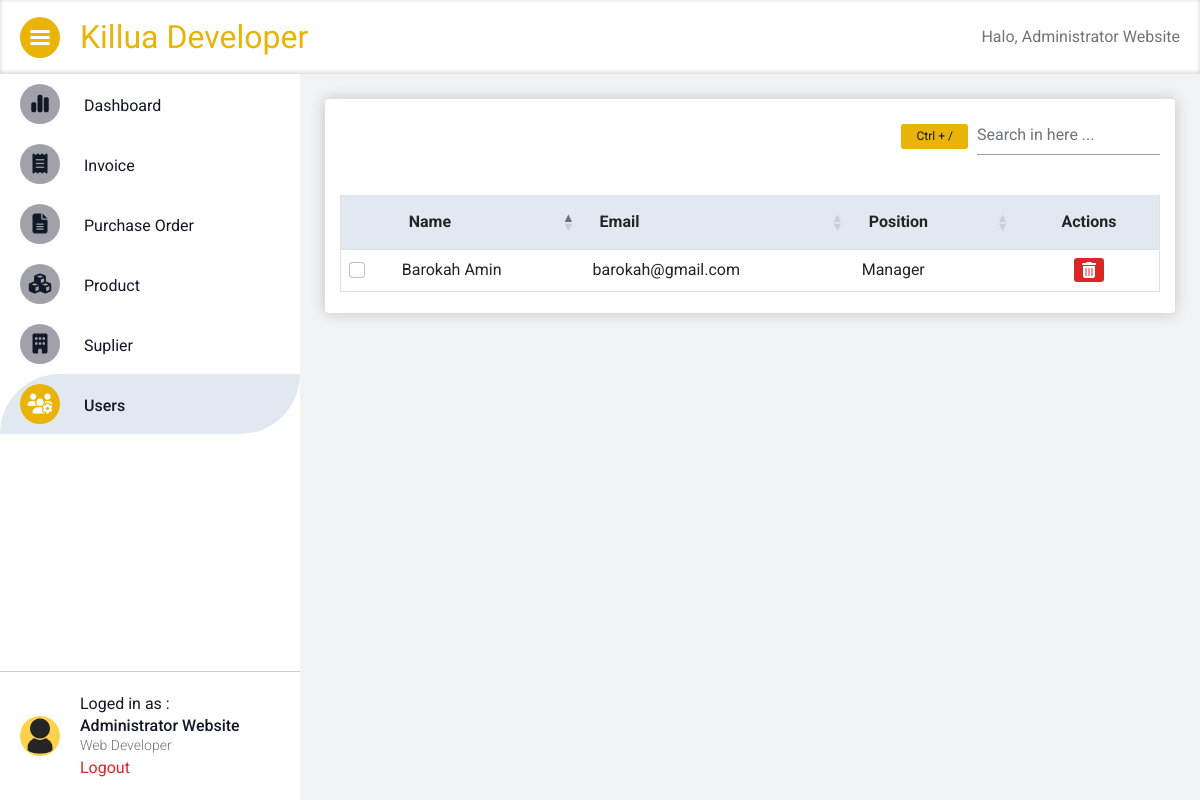
The page /user/accessibility (signed in) on the database its author committed.
### UserApp/models.py (models this page shows, shortened)
class BioUser(models.Model):
    custom_id = models.CharField(max_length=25, unique=True)
    image_profile = models.ImageField(upload_to='profile/', null=True, blank=True)
    birth_date = models.DateField()
    birth_place = models.CharField(max_length=255)
    id_number = models.CharField(max_length=255)
    gender = models.CharField(max_length=2)
    address = models.CharField(max_length=255, null=True, blank=True)
    religion = models.CharField(max_length=255, null=True, blank=True)
    position = models.CharField(max_length=255)
    user = models.ForeignKey(User, on_delete=models.CASCADE)
    def get_position(self):
        return self.position

### UserApp/views.py (the view)
# urls.py: path('accessibility', views.manage_user, name='accessibility'),
@login_required(redirect_field_name='')
@user_passes_test(checkAdmin, redirect_field_name='')
def manage_user(request):
    user_list = BioUser.objects.all()
    table_header = {
        'display_only': ['Name'],
        'not_display_only': ['Email', 'Position'],
    }
    nav_active = {
        'users': 'active',
    }
    biouser = BioUser.objects.get(user=request.user)
    context = {
        'title': 'List User',
        'menu_active': nav_active,
        'user_list': user_list,
        'table_header': table_header,
        'biouser': biouser,
    }
    return render(request, 'datatable/all_user.html', context)

### WarehouseApp/app_func.py (called while the page is built)
def checkAdmin(user):
    if user.is_superuser:
        return True
    else:
        return False

### templates/datatable/all_user.html (shortened to what this page needs)
{% extends 'base.html' %}
{% load static %}
{% block css %}
<link rel="stylesheet" href="https://cdn.datatables.net/1.11.5/css/dataTables.bootstrap5.min.css" type="text/css" />
{% endblock %}
{% block navigation %}
{% include 'navigation.html' %}
{% endblock %}
{% block content %}
<section id="main_section" class="main-section">
    <div class="content-wrapper">
        <table id="example" class="table" style="width:100%">
            <thead>
                <tr>
                    <th class="display-only"></th>
                    {% for head in table_header.display_only %}
                    <th class="display-only">{{ head }}</th>
                    {% endfor %}
                    {% for head in table_header.not_display_only %}
                    <th>{{ head }}</th>
                    {% endfor %}
                    <th class="display-only text-center">Actions</th>
                </tr>
            </thead>
            <tbody>
                {% for content in user_list %}
                {% if not content.user.is_superuser %}
                <tr>
                    <td class="display-only">
                        <input class="table-check form-check-input" type="checkbox" value="{{ content.user.id }}">
                    </td>
                    <td class="display-only table-name">{{ content.user.get_full_name }}</td>
                    <td>{{ content.user.email }}</td>
                    <td>{{ content.position }}</td>
                    <td class="display-only text-center">
                        <a class="btn-action"
                            href="javascript:deleteDataOne('{{ content.user.id }}', '{{ content.user.get_full_name }}')"
                            title="delete">
                            <i class="btn-danger fa-solid fa-trash-can"></i>
                        </a>
                    </td>
                </tr>
                {% endif %}
                {% endfor %}
            </tbody>
        </table>
    </div>
</section>
{% endblock %}

### templates/navigation.html
{% load static %}
<nav class="navbar navbar-light bg-white sticky-top ">
    <div style="padding: 0 20px;" class="d-flex justify-content-between align-items-center w-100">
        <div class="d-flex align-items-center">
            <div class="toggle-nav active" id="toggle_nav">
                <span></span>
                <span></span>
                <span></span>
            </div>
            <a class="navbar-brand" href="{% url 'index' %}">Killua Developer</a>
        </div>
        <span class="navbar-text">
            Halo, {{ user.get_full_name }}
        </span>
    </div>
</nav>
<div id="menu_wrapper" class="menu-wrapper">
    <ul class="menu-list">
        <li class="menu-item {{ menu_active.dashboard }}">
            <a href="{% url 'index' %}" class="menu-link">
                <i class="icon fa-solid fa-chart-simple"></i>
                <span>Dashboard</span>
            </a>
        </li>
        <li class="menu-item {{ menu_active.invoice }}">
            <a href="{% url 'productapp:all-doc' %}?doc_type=inv" class="menu-link">
                <i class="fa-solid fa-receipt"></i>
                <span>Invoice</span>
            </a>
        </li>
        <li class="menu-item {{ menu_active.purchase_order }}">
            <a href="{% url 'productapp:all-doc' %}?doc_type=po" class="menu-link">
                <i class="fa-solid fa-file-lines"></i>
                <span>Purchase Order</span>
            </a>
        </li>
        <li class="menu-item {{ menu_active.products }}">
            <a href="{% url 'productapp:all-product' %}" class="menu-link">
                <i class="fa-solid fa-cubes"></i>
                <span>Product</span>
            </a>
        </li>
        <li class="menu-item {{ menu_active.suplier }}">
            <a href="{% url 'productapp:all-suplier' %}" class="menu-link">
                <i class="fa-solid fa-building"></i>
                <span>Suplier</span>
            </a>
        </li>
        {% if user.is_superuser %}
        <li class="menu-item {{ menu_active.users }}">
            <a href="{% url 'userapp:accessibility' %}" class="menu-link">
                <i class="fa-solid fa-users-gear"></i>
                <span>Users</span>
            </a>
        </li>
        {% endif %}
    </ul>
    <div class="login-menu">
        {% if biouser.image_profile %}
        <img class="image-user" src="{{ biouser.get_image_profile_url }}" alt="Your Profile">
        {% else %}
        <img class="image-user" src="{% static 'img/blank_profile.png' %}" alt="Your Profile">
        {% endif %}
        <div class="desc-login">
            <span style="margin-bottom: 10px;">Loged in as :</span>
            <a href="{% url 'userapp:user-profile' %}" class="link-profile">{{ user.get_full_name }}</a>
            <span class="text-secondary text-position">
                {{ biouser.get_position }}
            </span>
            <a class="link-logout d-block" href="{% url 'userapp:logout' %}">Logout</a>
        </div>
    </div>
</div>

### static/css/style_all.css (style rules this page uses)
*, body, html { padding: 0; margin: 0; box-sizing: border-box; }
body { background-color: #F2F3F5; font-family: 'Roboto', sans-serif; color: #111827; overflow-x: hidden; }
a, a:hover, a:focus { display: inline-block; text-decoration: none; color: #111827; }
a.link-profile { font-weight: 500; line-height: 1.2; font-size: 1rem; display: block; }
.text-position { font-size: 14px; font-weight: 300; margin-bottom: 10px; display: block; }
.main-section { display: flex; justify-content: space-between; margin-left: 300px; }
.navbar { box-shadow: inset 0 -1px 5px rgba(0, 0, 0, .2) }
.navbar .navbar-brand, .navbar .navbar-brand:hover, .navbar .navbar-brand:focus { font-family: 'Acme', sans-serif; font-size: 32px; color: #EAB308; }
.toggle-nav { padding: 10px; border-radius: 50%; cursor: pointer; transition: all .5s; margin-right: 20px; background-color: var(--bs-grey); }
.toggle-nav span { display: block; width: 20px; height: 3px; border-radius: 1rem; margin: 3px 0; background-color: #111827; }
.toggle-nav.active { background-color: #EAB308; }
.toggle-nav.active span { background-color: #FFFFFF; }
.menu-wrapper { display: flex; flex-direction: column; justify-content: space-between; position: fixed; left: 0; top: 74px; bottom: 0; height: calc(100vh - 74px); background-color: #FFFFFF; max-width: 300px; width: 100%; transition: all .5s; z-index: 1020; }
.menu-list { overflow-y: auto; overflow-x: hidden; }
.menu-list .menu-item { position: relative; margin-left: -2rem; cursor: pointer; }
.menu-item>a { transition: weight .1s; }
.menu-link { padding: 10px 20px; width: 100%; position: relative; }
.menu-link>i, .login-menu>i { font-size: 20px; width: 40px; padding: 10px 0; background-color: var(--bs-grey); border-radius: 50%; text-align: center; margin-right: 20px; }
.main-section { margin-left: 300px; transition: all .5s; overflow-x: auto; }
.menu-item:hover>a, .menu-item.active>a { border-top-left-radius: 100px; border-bottom-right-radius: 100px; background-color: #E2E8F0; }
.menu-item.active>a, .menu-item.active .dropdown-wrapper li.active>a { font-weight: 500; }
.menu-item:hover .menu-link>i, .menu-item.active .menu-link>i { background-color: #EAB308; color: white; }
.login-menu { padding: 20px; display: flex; align-items: center; border-top: 1px solid rgba(0, 0, 0, .2); }
.login-menu .desc-login>* { padding: 0; margin: 0; }
.login-menu>.image-user { width: 40px; height: 40px; border-radius: 50%; margin-right: 20px; background-color: #ffd24b; }
.link-logout { color: #DC2626; }
.content-wrapper { margin: 25px; padding: 15px; width: 100%; border-radius: .25rem; background-color: #FFFFFF; box-shadow: 0 0 15px rgba(0, 0, 0, .2); }
.table th { padding: 15px; }
.table thead { background-color: #E2E8F0; }
.content-wrapper .table a { text-decoration: none; display: inline-block; color: #111827; }
.content-wrapper .table .btn-action { color: white; }
.content-wrapper .table .btn-action i { padding: .25rem .5rem; text-align: center; border-radius: .2rem; }

### rows shown on the page
BioUser: get_position "Web Developer"
BioUser: user.get_full_name "Barokah Amin", user.email "barokah@gmail.com", position "Manager"

### other values the page prints
{{ user.get_full_name }} "Administrator Website"
{{ head }} "Name"
{{ head }} "Email" "Position"
